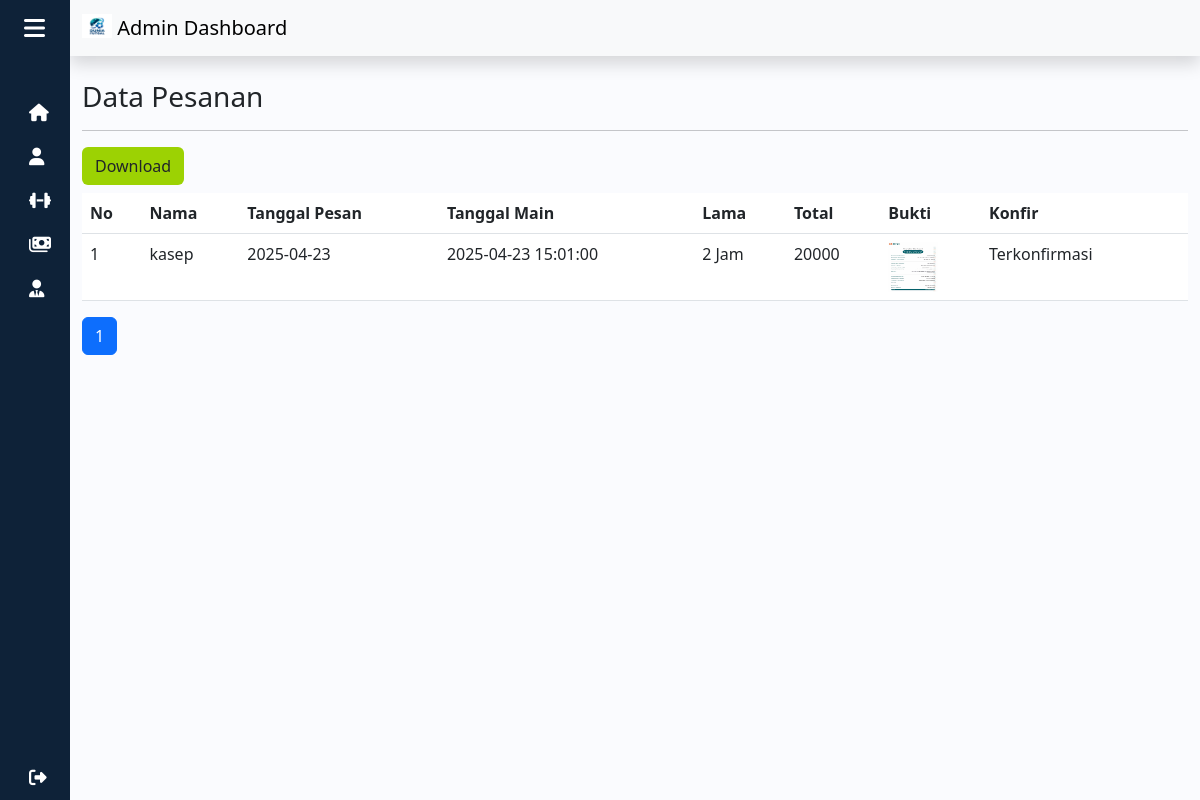
The app's page /admin/pesan.php (signed in) with its own data.
### tables this page shows
CREATE TABLE `sewa_212279` (
  `212279_id_sewa` int(11) NOT NULL,
  `212279_id_user` int(11) NOT NULL,
  `212279_id_lapangan` int(11) NOT NULL,
  `212279_tanggal_pesan` date NOT NULL,
  `212279_lama_sewa` int(11) NOT NULL,
  `212279_jam_mulai` datetime NOT NULL,
  `212279_jam_habis` datetime NOT NULL,
  `212279_harga` int(11) NOT NULL,
  `212279_total` int(11) NOT NULL
);

CREATE TABLE `user_212279` (
  `212279_id_user` int(11) NOT NULL,
  `212279_email` varchar(50) NOT NULL,
  `212279_password` varchar(32) NOT NULL,
  `212279_no_handphone` varchar(20) NOT NULL,
  `212279_jenis_kelamin` varchar(10) NOT NULL,
  `212279_nama_lengkap` varchar(60) NOT NULL,
  `212279_alamat` text NOT NULL,
  `212279_foto` text NOT NULL
);

CREATE TABLE `bayar_212279` (
  `212279_id_bayar` int(11) NOT NULL,
  `212279_id_sewa` int(11) NOT NULL,
  `212279_bukti` text NOT NULL,
  `212279_tanggal_upload` date NOT NULL,
  `212279_konfirmasi` varchar(50) NOT NULL DEFAULT 'Belum'
);

### functions.php (called while the page is built, shortened)
<?php
$conn = mysqli_connect("localhost", "root", "", "futsal");
function query($query)
{
  global $conn;
  $result = mysqli_query($conn, $query);
  $rows = [];
  while ($row = mysqli_fetch_assoc($result)) {
    $rows[] = $row;
  }
  return $rows;
}

### admin/pesan.php (the view, shortened to what this page needs)
<?php
require "../functions.php";
$jmlHalamanPerData = 4;
$jumlahData = count(query("SELECT sewa_212279.212279_id_sewa,user_212279.212279_nama_lengkap,sewa_212279.212279_tanggal_pesan,sewa_212279.212279_jam_mulai,sewa_212279.212279_lama_sewa,sewa_212279.212279_total,bayar_212279.212279_bukti,bayar_212279.212279_konfirmasi
FROM sewa_212279
JOIN user_212279 ON sewa_212279.212279_id_user = user_212279.212279_id_user
JOIN bayar_212279 ON sewa_212279.212279_id_sewa = bayar_212279.212279_id_sewa"));
$jmlHalaman = ceil($jumlahData / $jmlHalamanPerData);
if (isset($_GET["halaman"])) {
  $halamanAktif = $_GET["halaman"];
} else {
  $halamanAktif = 1;
}
$awalData = ($jmlHalamanPerData * $halamanAktif) - $jmlHalamanPerData;
$pesan = query("SELECT sewa_212279.212279_id_sewa,user_212279.212279_nama_lengkap,sewa_212279.212279_tanggal_pesan,sewa_212279.212279_jam_mulai,sewa_212279.212279_lama_sewa,sewa_212279.212279_total,bayar_212279.212279_bukti,bayar_212279.212279_konfirmasi
FROM sewa_212279
JOIN user_212279 ON sewa_212279.212279_id_user = user_212279.212279_id_user
JOIN bayar_212279 ON sewa_212279.212279_id_sewa = bayar_212279.212279_id_sewa LIMIT $awalData, $jmlHalamanPerData");
?>
<!DOCTYPE html>
<html lang="en">
<head>
  <link rel="stylesheet" href="../style.css">
  <link rel="stylesheet" href="https://cdnjs.cloudflare.com/ajax/libs/font-awesome/6.4.0/css/all.min.css">
  <link href="https://cdn.lineicons.com/4.0/lineicons.css" rel="stylesheet" />
  <link href="https://cdn.jsdelivr.net/npm/bootstrap@5.3.0-alpha1/dist/css/bootstrap.min.css" rel="stylesheet">
</head>
<body>
  <div class="wrapper">
    <aside id="sidebar">
      <div class="d-flex">
        <button class="toggle-btn" type="button">
          <i class="fa-solid fa-bars"></i>
        </button>
      </div>
      <ul class="sidebar-nav">
        <li class="sidebar-item">
          <a href="home.php" class="sidebar-link">
          <i class="fa-solid fa-house"></i>
          </a>
        </li>
        <li class="sidebar-item">
          <a href="member.php" class="sidebar-link">
            <i class="fa-solid fa-user"></i>
          </a>
        </li>
        <li class="sidebar-item">
          <a href="lapangan.php" class="sidebar-link">
            <i class="fa-solid fa-dumbbell"></i>
          </a>
        </li>
        <li class="sidebar-item">
          <a href="pesan.php" class="sidebar-link">
            <i class="fa-solid fa-money-bills"></i>
          </a>
        </li>
          <a href="admin.php" class="sidebar-link">
            <i class="fa-solid fa-user-tie"></i>
          </a>
      </ul>
      <div class="sidebar-footer">
        <a href="../logout.php" class="sidebar-link">
          <i class="fa-solid fa-right-from-bracket"></i>
        </a>
      </div>
    </aside>
    <div class="main">
      <nav class="navbar bg-light shadow">
        <div class="container-fluid">
          <a class="navbar-brand" href="#">
            <img src="../assets/img/logo.jpg" alt="Logo" width="30" height="24" class="d-inline-block align-text-top">
            Admin Dashboard
          </a>
        </div>
      </nav>
        <div class="container">
        <h3 class="mt-4">Data Pesanan</h3>
        <hr>
        <a href="export.php" class="btn btn-inti mb-2">Download</a>
        <div class="table-responsive">
        <table class="table table-hover">
          <thead class="table-inti">
            <tr>
              <th scope="col">No</th>
              <th scope="col">Nama</th>
              <th scope="col">Tanggal Pesan</th>
              <th scope="col">Tanggal Main</th>
              <th scope="col">Lama</th>
              <th scope="col">Total</th>
              <th scope="col">Bukti</th>
              <th scope="col">Konfir</th>
              <th scope="col"></th>
            </tr>
          </thead>
          <tbody>
            <?php $i = 1; ?>
            <?php foreach ($pesan as $row) : ?>
              <tr>
                <td><?= $i++; ?></td>
                <td><?= $row["212279_nama_lengkap"]; ?></td>
                <td><?= $row["212279_tanggal_pesan"]; ?></td>
                <td><?= $row["212279_jam_mulai"]; ?></td>
                <td><?= $row["212279_lama_sewa"]; ?> Jam</td>
                <td><?= $row["212279_total"]; ?></td>
                <td><img src="../img/<?= $row["212279_bukti"]; ?>" width="50" height="50"></td>
                <td><?= $row["212279_konfirmasi"]; ?></td>
                <td>
                </td>
              </tr>
            <?php endforeach; ?>
          </tbody>
        </table>
        </div>
        <ul class="pagination">
          <?php for ($i = 1; $i <= $jmlHalaman; $i++) : ?>
            <?php if ($i == $halamanAktif) : ?>
              <li class="page-item active"><a class="page-link" href="?halaman=<?= $i; ?>"><?= $i; ?></a></li>
            <?php else : ?>
              <li class="page-item "><a class="page-link" href="?halaman=<?= $i; ?>"><?= $i; ?></a></li>
            <?php endif; ?>
          <?php endfor; ?>
        </ul>
        </div>
    </div>
</body>
</html>

### style.css (style rules this page uses)
:root { --primary: #9cd203; --hover: #79a300; --bg: #eeeeee; }
a { text-decoration: none; }
li { list-style: none; }
body { font-family: 'Poppins', sans-serif; }
.wrapper { display: flex; }
.main { min-height: 100vh; width: 100%; overflow: hidden; transition: all 0.35s ease-in-out; background-color: #fafbfe; }
#sidebar { width: 70px; min-width: 70px; z-index: 1000; transition: all .25s ease-in-out; background-color: #0e2238; display: flex; flex-direction: column; }
.toggle-btn { background-color: transparent; cursor: pointer; border: 0; padding: 1rem 1.5rem; }
.toggle-btn i { font-size: 1.5rem; color: #FFF; }
.sidebar-nav { padding: 2rem 0; flex: 1 1 auto; }
a.sidebar-link { text-decoration: none !important; padding: .625rem 1.625rem; color: #FFF; display: block; font-size: 1rem; white-space: nowrap; border-left: 3px solid transparent; }
.sidebar-link i { font-size: 1.1rem; margin-right: .75rem; }
.sidebar-item { position: relative; }
.table-inti { background-color: #0e2238; color: #FFF; }
.btn-inti { background-color: var(--primary) !important; }

### records on screen
sewa_212279: user_212279.212279_nama_lengkap "kasep", 212279_tanggal_pesan "2025-04-23", 212279_jam_mulai "2025-04-23 15:01:00", 212279_lama_sewa "2", 212279_total "20000", bayar_212279.212279_bukti (picture), bayar_212279.212279_konfirmasi "Terkonfirmasi"
